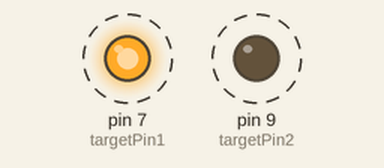
The sketch below on a simulated Arduino Uno, built with avr-gcc and run on an emulated ATmega328P. Parts: output pins drawn as LEDs (lit = HIGH). Dashed ring = blinking.

Above: at 0.05 s.
Timing chart, 0 to 3.0 s (numbered marks = the images above):
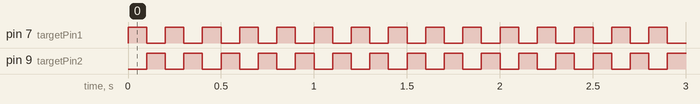

Measured:
- by itself, pin 7 (targetPin1), pin 9 (targetPin2): alternates HIGH for 0.10 s and LOW for 0.10 s

The sketch:

blikani_externich_ledek_5Hz.ino
```cpp
int targetPin1 = 7;
int targetPin2 = 9;

int freq = 5;

int timeout = (1000 / freq) / 2;

void setup() {
  pinMode(targetPin1, OUTPUT);
  pinMode(targetPin2, OUTPUT);
}

void loop() {
  blinkByPinID(targetPin1);
  blinkByPinID(targetPin2);
}

void blinkByPinID (int pinID) {
  digitalWrite(pinID, HIGH);
  delay(timeout);
  digitalWrite(pinID, LOW);
}
```
